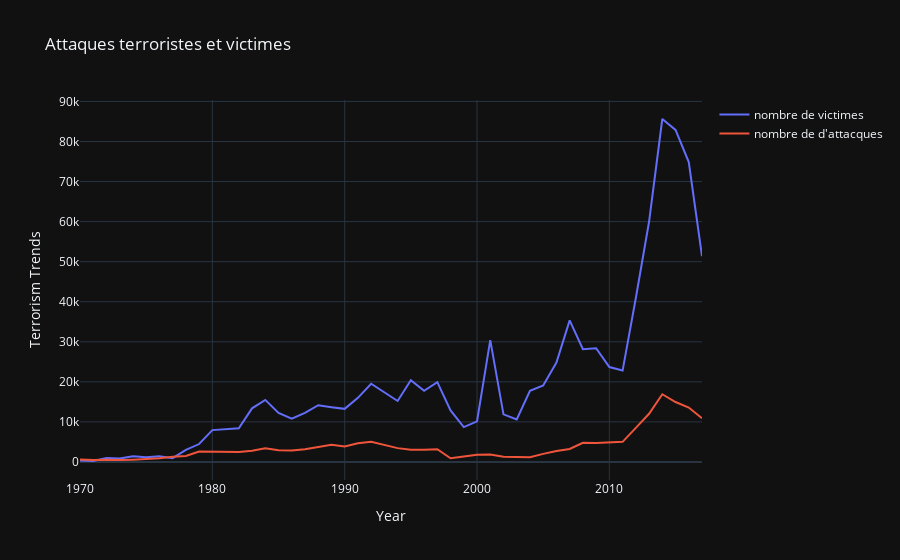

Here is the notebook cell this chart was saved with:
### Code cell
fig = px.line(terrorist_att,x=terrorist_att.index, y='victims', title='Attaques terroristes et victimes',template='plotly_dark')
fig.data[0].name="nombre de victimes"
fig.update_traces(showlegend=True)
fig.add_scatter(x = terrorist_att.index, y = terrorist_att['number of attacks'], mode ='lines',name="nombre de d'attacques")


fig.update_layout(xaxis_title='Year',yaxis_title='Terrorism Trends')
fig.show()

### Figure 1 — Plotly figure (JSON) as saved in the notebook; plotly's stock layout.template omitted (floating-point values rounded to 4 significant figures)
{"data": [{"hovertemplate": "iyear=%{x}<br>victims=%{y}<extra></extra>", "legendgroup": "", "line": {"color": "#636efa", "dash": "solid"}, "marker": {"symbol": "circle"}, "mode": "lines", "name": "nombre de victimes", "orientation": "v", "showlegend": true, "type": "scatter", "x": [1970, 1971, 1972, 1973, 1974, 1975, 1976, 1977, 1978, 1979, 1980, 1981, 1982, 1983, 1984, 1985, 1986, 1987, 1988, 1989, 1990, 1991, 1992, 1994, 1995, 1996, 1997, 1998, 1999, 2000, 2001, 2002, 2003, 2004, 2005, 2006, 2007, 2008, 2009, 2010, 2011, 2012, 2013, 2014, 2015, 2016, 2017], "xaxis": "x", "y": [382, 240, 974, 865, 1403, 1179, 1408, 951, 2996, 4475, 7954, 8152, 8395, 13387, 15493, 12219, 10784, 12234, 14168, 13685, 13260, 15998, 19536, 15227, 20395, 17751, 19918, 12858, 8697, 10142, 30408, 11882, 10608, 17762, 19114, 24813, 35334, 28143, 28387, 23699, 22815, 40942, 59961, 85618, 82896, 74872, 51372], "yaxis": "y"}, {"mode": "lines", "name": "nombre de d'attacques", "type": "scatter", "x": [1970, 1971, 1972, 1973, 1974, 1975, 1976, 1977, 1978, 1979, 1980, 1981, 1982, 1983, 1984, 1985, 1986, 1987, 1988, 1989, 1990, 1991, 1992, 1994, 1995, 1996, 1997, 1998, 1999, 2000, 2001, 2002, 2003, 2004, 2005, 2006, 2007, 2008, 2009, 2010, 2011, 2012, 2013, 2014, 2015, 2016, 2017], "y": [636, 461, 561, 463, 572, 703, 900, 1292, 1493, 2601, 2620, 2548, 2492, 2810, 3422, 2897, 2854, 3179, 3720, 4319, 3876, 4666, 5053, 3452, 3077, 3023, 3194, 930, 1382, 1778, 1881, 1298, 1269, 1161, 2015, 2736, 3237, 4797, 4712, 4789, 5018, 8522, 12036, 16903, 14965, 13587, 10900]}], "layout": {"legend": {"tracegroupgap": 0}, "title": {"text": "Attaques terroristes et victimes"}, "xaxis": {"anchor": "y", "domain": [0, 1], "title": {"text": "Year"}}, "yaxis": {"anchor": "x", "domain": [0, 1], "title": {"text": "Terrorism Trends"}}}}
